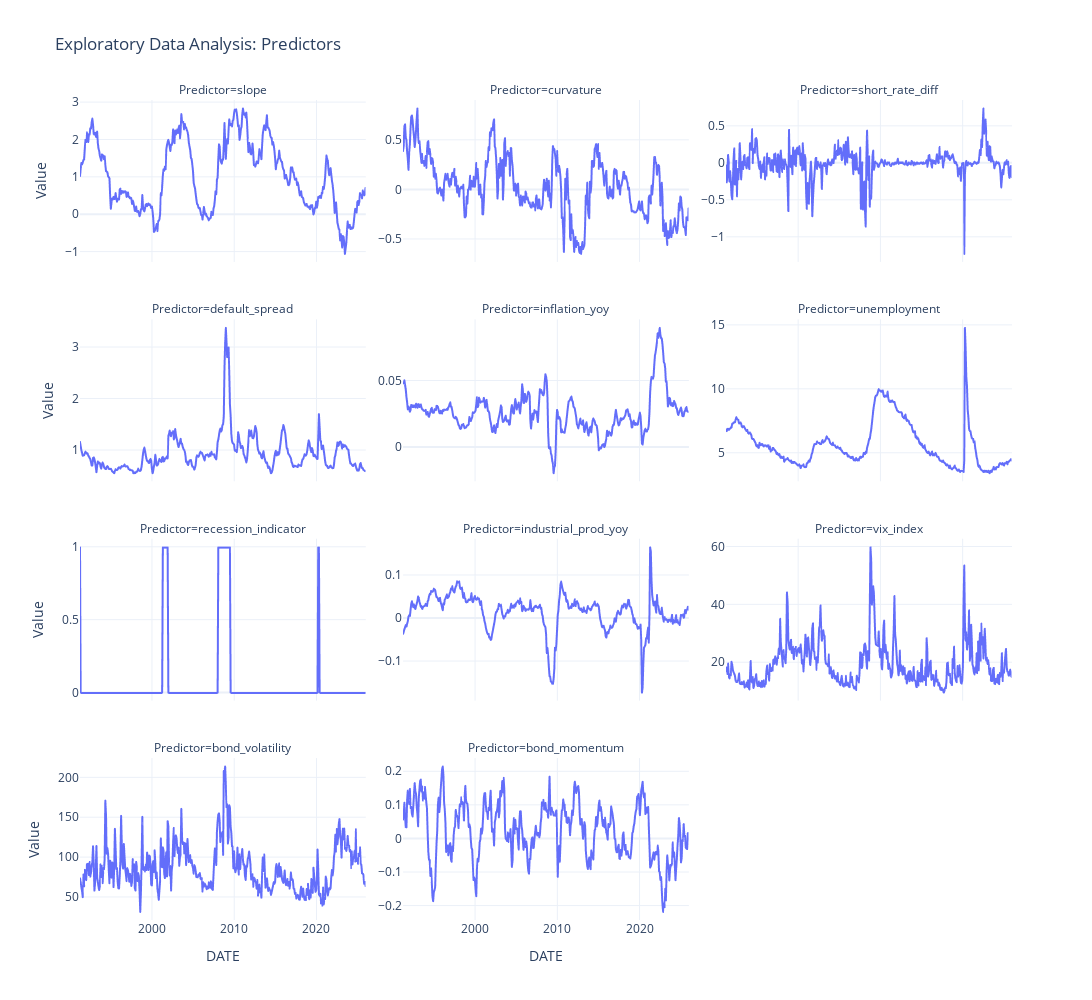

The notebook cell this image was saved under:
### Code cell
# re-run ADF test
predictors = ['slope', 'curvature', 'short_rate_diff', 'default_spread', 'inflation_yoy', 'unemployment',
              'recession_indicator', 'industrial_prod_yoy', 'vix_index', 'bond_volatility', 'bond_momentum']

df_long = df_final[predictors].reset_index().melt(
    id_vars='DATE',
    value_vars=predictors,
    var_name='Predictor',
    value_name='Value'
)

fig = px.line(
    df_long,
    x='DATE',
    y='Value',
    facet_col='Predictor',
    facet_col_wrap=3,
    facet_col_spacing=0.04,
    height=1000,
    width=1100,
    title='Exploratory Data Analysis: Predictors',
    template='plotly_white'
)

fig.update_yaxes(matches=None, showticklabels=True)
fig.update_layout(showlegend=False)

fig.show()

### Figure 1 — Plotly figure (JSON) as saved in the notebook; plotly's stock layout.template omitted (floating-point values rounded to 4 significant figures; data arrays with more than 128 entries replaced by an {"elided": "..."} marker saying what was removed)
{"data": [{"hovertemplate": "Predictor=slope<br>DATE=%{x}<br>Value=%{y}<extra></extra>", "legendgroup": "", "line": {"color": "#636efa", "dash": "solid"}, "marker": {"symbol": "circle"}, "mode": "lines", "name": "", "showlegend": false, "type": "scattergl", "x": {"elided": "418 str values"}, "xaxis": "x10", "y": {"elided": "418 float values"}, "yaxis": "y10"}, {"hovertemplate": "Predictor=curvature<br>DATE=%{x}<br>Value=%{y}<extra></extra>", "legendgroup": "", "line": {"color": "#636efa", "dash": "solid"}, "marker": {"symbol": "circle"}, "mode": "lines", "name": "", "showlegend": false, "type": "scattergl", "x": {"elided": "418 str values"}, "xaxis": "x11", "y": {"elided": "418 float values"}, "yaxis": "y11"}, {"hovertemplate": "Predictor=short_rate_diff<br>DATE=%{x}<br>Value=%{y}<extra></extra>", "legendgroup": "", "line": {"color": "#636efa", "dash": "solid"}, "marker": {"symbol": "circle"}, "mode": "lines", "name": "", "showlegend": false, "type": "scattergl", "x": {"elided": "418 str values"}, "xaxis": "x12", "y": {"elided": "418 float values"}, "yaxis": "y12"}, {"hovertemplate": "Predictor=default_spread<br>DATE=%{x}<br>Value=%{y}<extra></extra>", "legendgroup": "", "line": {"color": "#636efa", "dash": "solid"}, "marker": {"symbol": "circle"}, "mode": "lines", "name": "", "showlegend": false, "type": "scattergl", "x": {"elided": "418 str values"}, "xaxis": "x7", "y": {"elided": "418 float values"}, "yaxis": "y7"}, {"hovertemplate": "Predictor=inflation_yoy<br>DATE=%{x}<br>Value=%{y}<extra></extra>", "legendgroup": "", "line": {"color": "#636efa", "dash": "solid"}, "marker": {"symbol": "circle"}, "mode": "lines", "name": "", "showlegend": false, "type": "scattergl", "x": {"elided": "418 str values"}, "xaxis": "x8", "y": {"elided": "418 float values"}, "yaxis": "y8"}, {"hovertemplate": "Predictor=unemployment<br>DATE=%{x}<br>Value=%{y}<extra></extra>", "legendgroup": "", "line": {"color": "#636efa", "dash": "solid"}, "marker": {"symbol": "circle"}, "mode": "lines", "name": "", "showlegend": false, "type": "scattergl", "x": {"elided": "418 str values"}, "xaxis": "x9", "y": {"elided": "418 float values"}, "yaxis": "y9"}, {"hovertemplate": "Predictor=recession_indicator<br>DATE=%{x}<br>Value=%{y}<extra></extra>", "legendgroup": "", "line": {"color": "#636efa", "dash": "solid"}, "marker": {"symbol": "circle"}, "mode": "lines", "name": "", "showlegend": false, "type": "scattergl", "x": {"elided": "418 str values"}, "xaxis": "x4", "y": {"elided": "418 float values"}, "yaxis": "y4"}, {"hovertemplate": "Predictor=industrial_prod_yoy<br>DATE=%{x}<br>Value=%{y}<extra></extra>", "legendgroup": "", "line": {"color": "#636efa", "dash": "solid"}, "marker": {"symbol": "circle"}, "mode": "lines", "name": "", "showlegend": false, "type": "scattergl", "x": {"elided": "418 str values"}, "xaxis": "x5", "y": {"elided": "418 float values"}, "yaxis": "y5"}, {"hovertemplate": "Predictor=vix_index<br>DATE=%{x}<br>Value=%{y}<extra></extra>", "legendgroup": "", "line": {"color": "#636efa", "dash": "solid"}, "marker": {"symbol": "circle"}, "mode": "lines", "name": "", "showlegend": false, "type": "scattergl", "x": {"elided": "418 str values"}, "xaxis": "x6", "y": {"elided": "418 float values"}, "yaxis": "y6"}, {"hovertemplate": "Predictor=bond_volatility<br>DATE=%{x}<br>Value=%{y}<extra></extra>", "legendgroup": "", "line": {"color": "#636efa", "dash": "solid"}, "marker": {"symbol": "circle"}, "mode": "lines", "name": "", "showlegend": false, "type": "scattergl", "x": {"elided": "418 str values"}, "xaxis": "x", "y": {"elided": "418 float values"}, "yaxis": "y"}, {"hovertemplate": "Predictor=bond_momentum<br>DATE=%{x}<br>Value=%{y}<extra></extra>", "legendgroup": "", "line": {"color": "#636efa", "dash": "solid"}, "marker": {"symbol": "circle"}, "mode": "lines", "name": "", "showlegend": false, "type": "scattergl", "x": {"elided": "418 str values"}, "xaxis": "x2", "y": {"elided": "418 float values"}, "yaxis": "y2"}], "layout": {"annotations": [{"font": {}, "showarrow": false, "text": "Predictor=bond_volatility", "x": 0.1533, "xanchor": "center", "xref": "paper", "y": 0.1975, "yanchor": "bottom", "yref": "paper"}, {"font": {}, "showarrow": false, "text": "Predictor=bond_momentum", "x": 0.5, "xanchor": "center", "xref": "paper", "y": 0.1975, "yanchor": "bottom", "yref": "paper"}, {"font": {}, "showarrow": false, "text": "Predictor=recession_indicator", "x": 0.1533, "xanchor": "center", "xref": "paper", "y": 0.465, "yanchor": "bottom", "yref": "paper"}, {"font": {}, "showarrow": false, "text": "Predictor=industrial_prod_yoy", "x": 0.5, "xanchor": "center", "xref": "paper", "y": 0.465, "yanchor": "bottom", "yref": "paper"}, {"font": {}, "showarrow": false, "text": "Predictor=vix_index", "x": 0.8467, "xanchor": "center", "xref": "paper", "y": 0.465, "yanchor": "bottom", "yref": "paper"}, {"font": {}, "showarrow": false, "text": "Predictor=default_spread", "x": 0.1533, "xanchor": "center", "xref": "paper", "y": 0.7325, "yanchor": "bottom", "yref": "paper"}, {"font": {}, "showarrow": false, "text": "Predictor=inflation_yoy", "x": 0.5, "xanchor": "center", "xref": "paper", "y": 0.7325, "yanchor": "bottom", "yref": "paper"}, {"font": {}, "showarrow": false, "text": "Predictor=unemployment", "x": 0.8467, "xanchor": "center", "xref": "paper", "y": 0.7325, "yanchor": "bottom", "yref": "paper"}, {"font": {}, "showarrow": false, "text": "Predictor=slope", "x": 0.1533, "xanchor": "center", "xref": "paper", "y": 1, "yanchor": "bottom", "yref": "paper"}, {"font": {}, "showarrow": false, "text": "Predictor=curvature", "x": 0.5, "xanchor": "center", "xref": "paper", "y": 1, "yanchor": "bottom", "yref": "paper"}, {"font": {}, "showarrow": false, "text": "Predictor=short_rate_diff", "x": 0.8467, "xanchor": "center", "xref": "paper", "y": 1, "yanchor": "bottom", "yref": "paper"}], "height": 1000, "legend": {"tracegroupgap": 0}, "showlegend": false, "title": {"text": "Exploratory Data Analysis: Predictors"}, "width": 1100, "xaxis": {"anchor": "y", "domain": [0, 0.3067], "title": {"text": "DATE"}}, "xaxis10": {"anchor": "y10", "domain": [0, 0.3067], "matches": "x", "showticklabels": false}, "xaxis11": {"anchor": "y11", "domain": [0.3467, 0.6533], "matches": "x", "showticklabels": false}, "xaxis12": {"anchor": "y12", "domain": [0.6933, 1.0], "matches": "x", "showticklabels": false}, "xaxis2": {"anchor": "y2", "domain": [0.3467, 0.6533], "matches": "x", "title": {"text": "DATE"}}, "xaxis3": {"anchor": "y3", "domain": [0.6933, 1.0], "matches": "x", "title": {"text": "DATE"}}, "xaxis4": {"anchor": "y4", "domain": [0, 0.3067], "matches": "x", "showticklabels": false}, "xaxis5": {"anchor": "y5", "domain": [0.3467, 0.6533], "matches": "x", "showticklabels": false}, "xaxis6": {"anchor": "y6", "domain": [0.6933, 1.0], "matches": "x", "showticklabels": false}, "xaxis7": {"anchor": "y7", "domain": [0, 0.3067], "matches": "x", "showticklabels": false}, "xaxis8": {"anchor": "y8", "domain": [0.3467, 0.6533], "matches": "x", "showticklabels": false}, "xaxis9": {"anchor": "y9", "domain": [0.6933, 1.0], "matches": "x", "showticklabels": false}, "yaxis": {"anchor": "x", "domain": [0, 0.1975], "showticklabels": true, "title": {"text": "Value"}}, "yaxis10": {"anchor": "x10", "domain": [0.8025, 1], "showticklabels": true, "title": {"text": "Value"}}, "yaxis11": {"anchor": "x11", "domain": [0.8025, 1], "showticklabels": true}, "yaxis12": {"anchor": "x12", "domain": [0.8025, 1], "showticklabels": true}, "yaxis2": {"anchor": "x2", "domain": [0, 0.1975], "showticklabels": true}, "yaxis3": {"anchor": "x3", "domain": [0, 0.1975], "showticklabels": true}, "yaxis4": {"anchor": "x4", "domain": [0.2675, 0.465], "showticklabels": true, "title": {"text": "Value"}}, "yaxis5": {"anchor": "x5", "domain": [0.2675, 0.465], "showticklabels": true}, "yaxis6": {"anchor": "x6", "domain": [0.2675, 0.465], "showticklabels": true}, "yaxis7": {"anchor": "x7", "domain": [0.535, 0.7325], "showticklabels": true, "title": {"text": "Value"}}, "yaxis8": {"anchor": "x8", "domain": [0.535, 0.7325], "showticklabels": true}, "yaxis9": {"anchor": "x9", "domain": [0.535, 0.7325], "showticklabels": true}}}
